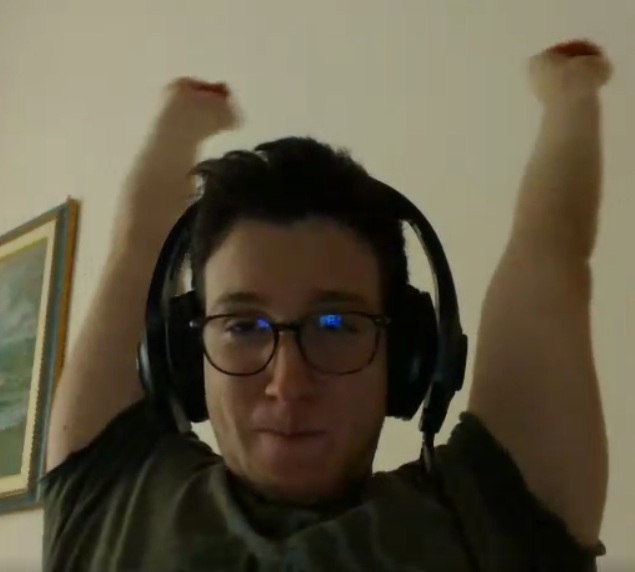
#> input picture luchino_stanchino_forzutino.png, 635 x 572 px, found by its file name
$ python augmentation.py
#> lines starting #> are read from the running program, lines starting #| are printed output that depends on the picture
import typing
import numpy as np
from numpy.random import RandomState
from augmentations import transforms


class AbstractAugmentation:
    def __init__(self,
                 augmenter: typing.Optional['AbstractAugmentation'] = None,
                 probability: float = 1.0,
                 seed: int = 42,
                 ):
        self.probability = probability
        # The last augmenter of the chain is always TypecastAugmentation in order to output np.uint8.
        # Most augmentations, in fact, typecast the input to float64.
        if augmenter is None and type(self) != TypecastAugmentation:
            augmenter = TypecastAugmentation()
        self.augmenter = augmenter
        self.randomness = RandomState(seed)

    def __call__(self, image):
        if self.randomness.random() < self.probability:
            image = self._augmentation(image)
        return self.augmenter(image) if self.augmenter else image

    def _augmentation(self, image):
        raise NotImplementedError('Must be implemented by subclasses')


class SeverityAugmentation(AbstractAugmentation):
    def __init__(self,
                 augmenter: typing.Optional['AbstractAugmentation'] = None,
                 probability: float = 1.0,
                 seed: int = 42,
                 severity_values=None):
        super().__init__(augmenter, probability, seed)
        if severity_values is None:
            severity_values = [-2, -1, 1, 2]
        self.severity_values = severity_values

    def _augmentation(self, image):
        raise NotImplementedError('Must be implemented by subclasses')

    @property
    def severity(self):
        return self.randomness.choice(self.severity_values)


class NullAugmentation(AbstractAugmentation):
    def _augmentation(self, image):
        return image


class TypecastAugmentation(AbstractAugmentation):
    def _augmentation(self, image):
        return image.astype(np.uint8)


class ContrastAugmentation(SeverityAugmentation):
    def _augmentation(self, image):
        return transforms.contrast(image, self.severity)


class BrightnessAugmentation(SeverityAugmentation):
    def _augmentation(self, image):
        return transforms.brightness(image, self.severity)


class FlipAugmentation(AbstractAugmentation):
    def _augmentation(self, image):
        return image[..., ::-1, :]


class GaussianNoiseAugmentation(SeverityAugmentation):
    def __init__(self, *args, **kwargs):
        if kwargs.get("severity_values") is None:
            kwargs["severity_values"] = [1, 2]

        super(GaussianNoiseAugmentation, self).__init__(*args, **kwargs)

    def _augmentation(self, image):
        return transforms.gaussian_noise(image, self.severity, self.randomness)


class HorizontalMotionBlurAugmentation(SeverityAugmentation):
    def __init__(self, *args, **kwargs):
        if kwargs.get("severity_values") is None:
            kwargs["severity_values"] = [1, 2, 3]

        super(HorizontalMotionBlurAugmentation, self).__init__(*args, **kwargs)

    def _augmentation(self, image):
        return transforms.motion_blur(image, self.severity, False, True)


class VerticalMotionBlurAugmentation(SeverityAugmentation):
    def __init__(self, *args, **kwargs):
        if kwargs.get("severity_values") is None:
            kwargs["severity_values"] = [1, 2, 3]

        super(VerticalMotionBlurAugmentation, self).__init__(*args, **kwargs)

    def _augmentation(self, image):
        return transforms.motion_blur(image, self.severity, True, False)


class PixelateAugmentation(SeverityAugmentation):
    def __init__(self, *args, **kwargs):
        if kwargs.get("severity_values") is None:
            kwargs["severity_values"] = [1, 2, 3]

        super(PixelateAugmentation, self).__init__(*args, **kwargs)

    def _augmentation(self, image):
        return transforms.motion_blur(image, self.severity, True, True)


if __name__ == '__main__':
    import cv2
    import pathlib
    augmenter = HorizontalMotionBlurAugmentation(probability=0.05)
    augmenter = VerticalMotionBlurAugmentation(augmenter, probability=0.05)
    augmenter = PixelateAugmentation(augmenter, probability=0.02)
    augmenter = GaussianNoiseAugmentation(augmenter, probability=0.05)
    augmenter = FlipAugmentation(augmenter, probability=0.2)
    augmenter = BrightnessAugmentation(augmenter, probability=0.1)
    augmenter = ContrastAugmentation(augmenter, probability=0.1)

    path = pathlib.Path(".").parent / 'utilities' / 'luchino_stanchino_forzutino.png'
    path = str(path.absolute())
    lukino = cv2.imread(path)
#> lukino is the input picture: shape (572, 635, 3); mean B, G, R 68, 87.9, 95.5
    lukino = cv2.resize(lukino, (224, 224))
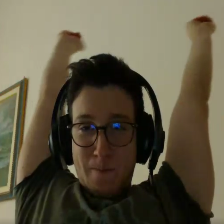
#> lukino: shape (224, 224, 3); mean B, G, R 68, 87.8, 95.5
    cv2.imshow("test1", lukino)
    lukino = augmenter(lukino)
    cv2.imshow("test2", lukino)

    cv2.waitKey(0)
    cv2.destroyAllWindows()
